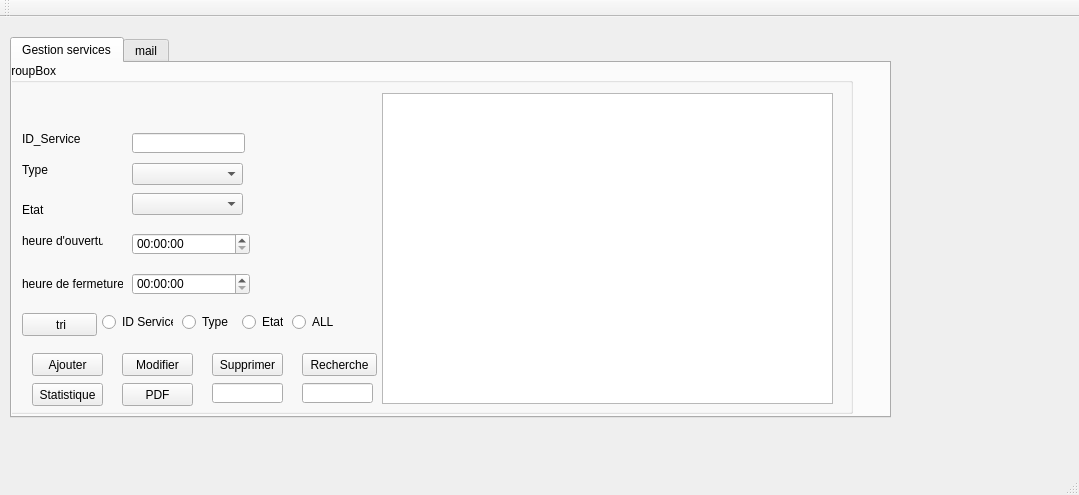
<?xml version="1.0" encoding="UTF-8"?>
<ui version="4.0">
 <class>MainWindow</class>
 <widget class="QMainWindow" name="MainWindow">
  <property name="geometry">
   <rect>
    <x>0</x>
    <y>0</y>
    <width>1079</width>
    <height>495</height>
   </rect>
  </property>
  <property name="windowTitle">
   <string>Gestion des Clients</string>
  </property>
  <widget class="QWidget" name="centralWidget">
   <widget class="QTabWidget" name="tabWidget">
    <property name="geometry">
     <rect>
      <x>10</x>
      <y>20</y>
      <width>881</width>
      <height>381</height>
     </rect>
    </property>
    <property name="currentIndex">
     <number>0</number>
    </property>
    <widget class="QWidget" name="tab">
     <attribute name="title">
      <string>Gestion services</string>
     </attribute>
     <widget class="QGroupBox" name="groupBox">
      <property name="geometry">
       <rect>
        <x>-10</x>
        <y>0</y>
        <width>851</width>
        <height>351</height>
       </rect>
      </property>
      <property name="title">
       <string>GroupBox</string>
      </property>
      <widget class="QTableView" name="tab_s">
       <property name="geometry">
        <rect>
         <x>380</x>
         <y>30</y>
         <width>451</width>
         <height>311</height>
        </rect>
       </property>
      </widget>
      <widget class="QLabel" name="label">
       <property name="geometry">
        <rect>
         <x>20</x>
         <y>60</y>
         <width>71</width>
         <height>31</height>
        </rect>
       </property>
       <property name="text">
        <string>ID_Service</string>
       </property>
      </widget>
      <widget class="QLabel" name="label_2">
       <property name="geometry">
        <rect>
         <x>20</x>
         <y>100</y>
         <width>47</width>
         <height>14</height>
        </rect>
       </property>
       <property name="text">
        <string>Type</string>
       </property>
      </widget>
      <widget class="QLabel" name="label_3">
       <property name="geometry">
        <rect>
         <x>20</x>
         <y>140</y>
         <width>47</width>
         <height>14</height>
        </rect>
       </property>
       <property name="text">
        <string>Etat</string>
       </property>
      </widget>
      <widget class="QLabel" name="label_4">
       <property name="geometry">
        <rect>
         <x>20</x>
         <y>170</y>
         <width>81</width>
         <height>16</height>
        </rect>
       </property>
       <property name="text">
        <string>heure d'ouverture</string>
       </property>
      </widget>
      <widget class="QLineEdit" name="lD">
       <property name="geometry">
        <rect>
         <x>130</x>
         <y>70</y>
         <width>113</width>
         <height>20</height>
        </rect>
       </property>
      </widget>
      <widget class="QComboBox" name="type_s">
       <property name="geometry">
        <rect>
         <x>130</x>
         <y>100</y>
         <width>111</width>
         <height>22</height>
        </rect>
       </property>
      </widget>
      <widget class="QComboBox" name="etat_S">
       <property name="geometry">
        <rect>
         <x>130</x>
         <y>130</y>
         <width>111</width>
         <height>22</height>
        </rect>
       </property>
      </widget>
      <widget class="QTimeEdit" name="heure_s_O">
       <property name="geometry">
        <rect>
         <x>130</x>
         <y>170</y>
         <width>118</width>
         <height>22</height>
        </rect>
       </property>
      </widget>
      <widget class="QTimeEdit" name="heure_S_F">
       <property name="geometry">
        <rect>
         <x>130</x>
         <y>210</y>
         <width>118</width>
         <height>22</height>
        </rect>
       </property>
      </widget>
      <widget class="QLabel" name="label_5">
       <property name="geometry">
        <rect>
         <x>20</x>
         <y>210</y>
         <width>101</width>
         <height>21</height>
        </rect>
       </property>
       <property name="text">
        <string>heure de fermeture</string>
       </property>
      </widget>
      <widget class="QPushButton" name="Ajouter">
       <property name="geometry">
        <rect>
         <x>30</x>
         <y>290</y>
         <width>71</width>
         <height>23</height>
        </rect>
       </property>
       <property name="text">
        <string>Ajouter</string>
       </property>
      </widget>
      <widget class="QPushButton" name="Modifier">
       <property name="geometry">
        <rect>
         <x>120</x>
         <y>290</y>
         <width>71</width>
         <height>23</height>
        </rect>
       </property>
       <property name="text">
        <string>Modifier</string>
       </property>
      </widget>
      <widget class="QPushButton" name="Supprimer">
       <property name="geometry">
        <rect>
         <x>210</x>
         <y>290</y>
         <width>71</width>
         <height>23</height>
        </rect>
       </property>
       <property name="text">
        <string>Supprimer</string>
       </property>
      </widget>
      <widget class="QLineEdit" name="supp">
       <property name="geometry">
        <rect>
         <x>210</x>
         <y>320</y>
         <width>71</width>
         <height>20</height>
        </rect>
       </property>
      </widget>
      <widget class="QPushButton" name="tri">
       <property name="geometry">
        <rect>
         <x>20</x>
         <y>250</y>
         <width>75</width>
         <height>23</height>
        </rect>
       </property>
       <property name="text">
        <string> tri</string>
       </property>
      </widget>
      <widget class="QRadioButton" name="radioButton">
       <property name="geometry">
        <rect>
         <x>100</x>
         <y>250</y>
         <width>71</width>
         <height>18</height>
        </rect>
       </property>
       <property name="text">
        <string>ID Service</string>
       </property>
      </widget>
      <widget class="QRadioButton" name="radioButton_2">
       <property name="geometry">
        <rect>
         <x>180</x>
         <y>250</y>
         <width>51</width>
         <height>18</height>
        </rect>
       </property>
       <property name="text">
        <string>Type</string>
       </property>
      </widget>
      <widget class="QRadioButton" name="radioButton_3">
       <property name="geometry">
        <rect>
         <x>240</x>
         <y>250</y>
         <width>41</width>
         <height>18</height>
        </rect>
       </property>
       <property name="text">
        <string>Etat</string>
       </property>
      </widget>
      <widget class="QRadioButton" name="radioButton_4">
       <property name="geometry">
        <rect>
         <x>290</x>
         <y>250</y>
         <width>41</width>
         <height>18</height>
        </rect>
       </property>
       <property name="text">
        <string>ALL</string>
       </property>
      </widget>
      <widget class="QPushButton" name="Recherche">
       <property name="geometry">
        <rect>
         <x>300</x>
         <y>290</y>
         <width>75</width>
         <height>23</height>
        </rect>
       </property>
       <property name="text">
        <string>Recherche</string>
       </property>
      </widget>
      <widget class="QLineEdit" name="rech">
       <property name="geometry">
        <rect>
         <x>300</x>
         <y>320</y>
         <width>71</width>
         <height>20</height>
        </rect>
       </property>
      </widget>
      <widget class="QPushButton" name="stat">
       <property name="geometry">
        <rect>
         <x>30</x>
         <y>320</y>
         <width>71</width>
         <height>23</height>
        </rect>
       </property>
       <property name="text">
        <string>Statistique</string>
       </property>
      </widget>
      <widget class="QPushButton" name="PDF">
       <property name="geometry">
        <rect>
         <x>120</x>
         <y>320</y>
         <width>71</width>
         <height>23</height>
        </rect>
       </property>
       <property name="text">
        <string>PDF</string>
       </property>
      </widget>
     </widget>
    </widget>
    <widget class="QWidget" name="tab_2">
     <attribute name="title">
      <string>mail</string>
     </attribute>
     <widget class="QGroupBox" name="groupBox_2">
      <property name="geometry">
       <rect>
        <x>10</x>
        <y>0</y>
        <width>691</width>
        <height>341</height>
       </rect>
      </property>
      <property name="title">
       <string>GroupBox</string>
      </property>
      <widget class="QLineEdit" name="envoi">
       <property name="geometry">
        <rect>
         <x>60</x>
         <y>20</y>
         <width>231</width>
         <height>20</height>
        </rect>
       </property>
      </widget>
      <widget class="QLabel" name="label_6">
       <property name="geometry">
        <rect>
         <x>0</x>
         <y>20</y>
         <width>47</width>
         <height>14</height>
        </rect>
       </property>
       <property name="text">
        <string>envoi à</string>
       </property>
      </widget>
      <widget class="QLabel" name="label_7">
       <property name="geometry">
        <rect>
         <x>0</x>
         <y>60</y>
         <width>47</width>
         <height>14</height>
        </rect>
       </property>
       <property name="text">
        <string>object</string>
       </property>
      </widget>
      <widget class="QLineEdit" name="objet">
       <property name="geometry">
        <rect>
         <x>60</x>
         <y>60</y>
         <width>231</width>
         <height>20</height>
        </rect>
       </property>
      </widget>
      <widget class="QLabel" name="label_8">
       <property name="geometry">
        <rect>
         <x>0</x>
         <y>100</y>
         <width>47</width>
         <height>14</height>
        </rect>
       </property>
       <property name="text">
        <string>msg </string>
       </property>
      </widget>
      <widget class="QPushButton" name="sendMail">
       <property name="geometry">
        <rect>
         <x>10</x>
         <y>310</y>
         <width>75</width>
         <height>23</height>
        </rect>
       </property>
       <property name="text">
        <string>send mail</string>
       </property>
      </widget>
      <widget class="QTextEdit" name="textEdit">
       <property name="geometry">
        <rect>
         <x>60</x>
         <y>120</y>
         <width>231</width>
         <height>161</height>
        </rect>
       </property>
      </widget>
     </widget>
    </widget>
   </widget>
  </widget>
  <widget class="QMenuBar" name="menuBar">
   <property name="geometry">
    <rect>
     <x>0</x>
     <y>0</y>
     <width>1079</width>
     <height>26</height>
    </rect>
   </property>
  </widget>
  <widget class="QToolBar" name="mainToolBar">
   <attribute name="toolBarArea">
    <enum>TopToolBarArea</enum>
   </attribute>
   <attribute name="toolBarBreak">
    <bool>false</bool>
   </attribute>
  </widget>
  <widget class="QStatusBar" name="statusBar"/>
 </widget>
 <layoutdefault spacing="6" margin="11"/>
 <resources/>
 <connections/>
</ui>
